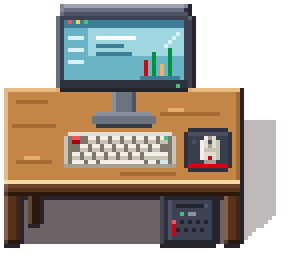
#> input picture pixel-art/sprites/desk/desk_front.png, 74 x 64 px, found by its file name (shown 4 times larger)
$ python plants.py
#> lines starting #> are read from the running program, lines starting #| are printed output that depends on the picture
### skill-pack/pixel-art-2d-office/scripts/kit.py
"""Shared sprite kit for the Gastron virtual office — 32px grid, top-down 3/4 view (not isometric).

Style contract (every sprite follows this):
  * camera looks down at ~3/4: objects show a lit TOP face and a darker FRONT face
  * light comes from the top-left; 1px dark outline (OL) around every silhouette
  * v2 (after ko.dll): dark outline only on the shade side; long sheared cast shadow to the right
  * 4-step colour ramps: [highlight, base, shade, deep]
"""
from pathlib import Path

import numpy as np
from PIL import Image

GRID = 32

# ------------------------------------------------------------- palette ----
OL = "#2b2230"
SHADOW = (40, 24, 30)
WOOD = ["#e2ad6c", "#c38646", "#a46a36", "#7a4a26"]          # desk top (lit plane, kept bright)
LIP = "#f6d8a4"                                              # cream highlight on the edge that faces the light
WOOD_F = ["#6e4226", "#58331c", "#432514", "#2c170b"]        # front faces: much darker than the top
METAL = ["#8a919e", "#6b7280", "#4f5562", "#363a44"]
PLASTIC = ["#4e5466", "#3d4252", "#2e323e", "#22252e"]       # monitor bezel, chair
FABRIC = ["#5a6072", "#474c5c", "#383c49", "#2a2d37"]        # chair cushion
SCREEN = ["#d7f1f6", "#9fd6e0", "#6ab4c8", "#3d7f98"]
KEY = ["#f2efe8", "#e2ddd2", "#c9c3b6", "#a8a193"]
RED = ["#ff4d5a", "#D70010", "#a8000c", "#78000a"]           # Gastron CI red
GREEN = ["#3fc47a", "#009143", "#006e33", "#004d24"]          # Gastron CI green
FLOOR = ["#d6bb90", "#ccb087", "#c3a67c", "#a98c64"]         # preview background only


def hx(c):
    return c if isinstance(c, tuple) else tuple(int(c[i:i + 2], 16) for i in (1, 3, 5))


class Sprite:
    """Transparent pixel canvas with helpers. Draw, then .finish() adds outline + shadow."""

    def __init__(self, w, h):
        self.w, self.h = w, h
        self.a = np.zeros((h, w, 4), np.uint8)
        self.casts = []                                           # floor footprints that throw shadow

    def cast(self, x0, y0, x1, y1, height):
        """Register a floor footprint (screen rect where the object meets the floor) and the
        object's height above it. finish() sweeps it toward the upper-right (light from the
        front-left) — so a long desk throws a long shadow along its whole depth."""
        self.casts.append((x0, y0, x1, y1, height))

    # ---- primitives
    def px(self, x, y, c):
        if 0 <= x < self.w and 0 <= y < self.h:
            self.a[int(y), int(x)] = list(hx(c)[:3]) + [255]

    def rect(self, x0, y0, x1, y1, c):
        """Filled rect, x1/y1 exclusive."""
        x0, y0, x1, y1 = max(0, x0), max(0, y0), min(self.w, x1), min(self.h, y1)
        if x1 > x0 and y1 > y0:
            self.a[y0:y1, x0:x1] = list(hx(c)[:3]) + [255]

    def hline(self, x0, x1, y, c):
        self.rect(x0, y, x1, y + 1, c)

    def vline(self, x, y0, y1, c):
        self.rect(x, y0, x + 1, y1, c)

    # [8 lines left out: function rrect, not called in this run]

    def disc(self, cx, cy, rx, ry, c):
        for y in range(int(cy - ry), int(cy + ry) + 1):
            for x in range(int(cx - rx), int(cx + rx) + 1):
                if ((x - cx) / rx) ** 2 + ((y - cy) / ry) ** 2 <= 1:
                    self.px(x, y, c)

    # [16 lines left out: function paste, not called in this run]

    # ---- finishing
    def finish(self, outline=True, shadow=True, shear=0.6, max_shift=14, rim=0.16, full_outline=False):
        """v2 finishing pass (style study of ko.dll's desk):
        * SELECTIVE OUTLINE — dark OL only on the bottom / right edges (the shade side);
          the top / left edges facing the light get no dark line, just a lightened rim pixel.
        * LONG CAST SHADOW — the silhouette sheared to the right in proportion to its height
          above the floor line (light from the upper-left), flat semi-transparent colour.
          The canvas grows to the right by up to `max_shift` px to hold it; the object itself
          keeps its position, so anchor sprites by their top-left / object bottom as before.
        """
        m = self.a[..., 3] == 255
        if outline:
            up = np.zeros_like(m); up[1:, :] = m[:-1, :]          # inside pixel directly above
            dn = np.zeros_like(m); dn[:-1, :] = m[1:, :]          # inside pixel directly below
            lf = np.zeros_like(m); lf[:, 1:] = m[:, :-1]
            rt = np.zeros_like(m); rt[:, :-1] = m[:, 1:]
            ring = (up | dn | lf | rt) & ~m
            lit_side = ring & (dn | rt) & ~(up | lf)              # sits above / left of the shape
            if rim:                                               # brighten the shape's lit edge instead
                edge = m & (~np.roll(m, 1, 0) | ~np.roll(m, 1, 1))
                edge[0, :] |= m[0, :]
                edge[:, 0] |= m[:, 0]
                rgb = self.a[edge, :3].astype(float)
                self.a[edge, :3] = (rgb + (255 - rgb) * rim).astype(np.uint8)
            self.a[ring if full_outline else ring & ~lit_side] = list(hx(OL)) + [255]
            m = self.a[..., 3] == 255
        if shadow and self.casts:
            kx, ky = shear, shear * 0.75
            pad = int(max(h for *_, h in self.casts) * kx) + 1
            big = np.zeros((self.h, self.w + pad, 4), np.uint8)
            big[:, :self.w] = self.a
            sh = np.zeros(big.shape[:2], bool)
            for x0, y0, x1, y1, hgt in self.casts:
                for t in range(hgt + 1):                          # sweep the footprint up to the object's height
                    dx, dy = int(round(t * kx)), int(round(t * ky))
                    ya, yb = max(0, y0 - dy), max(0, y1 - dy)
                    sh[ya:yb, max(0, x0 + dx):x1 + dx] = True
            sh &= big[..., 3] == 0
            big[sh] = list(SHADOW) + [int(255 * 0.30)]
            self.a, self.w = big, self.w + pad
        elif shadow:
            rows = np.where(m.any(axis=1))[0]
            floor = rows.max() if len(rows) else self.h - 1
            pad = max_shift
            big = np.zeros((self.h, self.w + pad, 4), np.uint8)
            big[:, :self.w] = self.a
            mb = np.zeros((self.h, self.w + pad), bool)
            mb[:, :self.w] = m
            sh = np.zeros_like(mb)
            for y in range(self.h):
                k = int(round((floor - y) * shear))
                if k > max_shift:                                 # tall parts (monitor, bottle) would
                    continue                                      # throw shadow onto thin air: cut it off
                if k > 0:
                    sh[y, k:] = mb[y, :-k]
                elif k == 0:
                    sh[y] = mb[y]
            sh &= big[..., 3] == 0
            big[sh] = list(SHADOW) + [int(255 * 0.30)]
            self.a, self.w = big, self.w + pad
        return self

    # [8 lines left out: function wall_shadow, not called in this run]

    def image(self):
        return Image.fromarray(self.a, "RGBA")

    # [4 lines left out: function save, not called in this run]


def floor_bg(w, h):
    """Wood-plank floor tile used only behind previews, so the sprite is judged in context."""
    bg = np.zeros((h, w, 4), np.uint8)
    for row, y in enumerate(range(0, h, 8)):
        x = -((row * 13) % 24)
        while x < w:
            ln = 24 + ((x * 7 + row * 11) % 3) * 8
            c = hx(FLOOR[(x + row) % 3])
            bg[y:y + 7, max(0, x):max(0, min(w, x + ln - 1))] = list(c) + [255]
            bg[y:y + 7, max(0, min(w, x + ln - 1)):max(0, min(w, x + ln))] = list(hx(FLOOR[3])) + [255]
            x += ln
        bg[min(h, y + 7):min(h, y + 8), :] = list(hx(FLOOR[3])) + [255]
    return Image.fromarray(bg, "RGBA")


def preview(img, out, scale=8, grid=True):
    """Sprite on floor + transparent checker side by side, scaled up, with a faint 32px grid."""
    w, h = img.size
    pad = 8
    sheet = Image.new("RGBA", (w * 2 + pad * 3, h + pad * 2), (38, 36, 48, 255))
    fl = floor_bg(w, h)
    fl.alpha_composite(img)
    sheet.paste(fl, (pad, pad))
    chk = Image.new("RGBA", (w, h))
    for y in range(h):
        for x in range(w):
            chk.putpixel((x, y), (205, 205, 210, 255) if (x // 4 + y // 4) % 2 else (230, 230, 235, 255))
    chk.alpha_composite(img)
    sheet.paste(chk, (w + pad * 2, pad))
    big = sheet.resize((sheet.width * scale, sheet.height * scale), Image.NEAREST)
    if grid:
        g = np.array(big).astype(float)
        line = lambda sl: g.__setitem__(sl, g[sl] * 0.7 + 255 * 0.3)
        for ox in (pad, w + pad * 2):
            for k in range(0, w + 1, GRID):
                X = (ox + k) * scale
                if X < g.shape[1]:
                    line((slice(pad * scale, (pad + h) * scale), X, slice(0, 3)))
            for k in range(0, h + 1, GRID):
                Y = (pad + k) * scale
                if Y < g.shape[0]:
                    line((Y, slice(ox * scale, (ox + w) * scale), slice(0, 3)))
        big = Image.fromarray(g.astype(np.uint8), "RGBA")
    big.convert("RGB").save(out)

### skill-pack/pixel-art-2d-office/scripts/plants.py
"""Sprite 06 — potted plants, 3 kinds. Same steep top-down camera (pots show an elliptical rim + soil).
Plants look the same from every side, so each kind is a single sprite (no 4-direction set).

  plant_big.png      32x48  floor plant: leafy canopy over a white ceramic pot with a Gastron-red band
  plant_snake.png    32x48  snake plant: upright striped blades in a terracotta pot
  plant_desk.png     16x20  small succulent rosette for desks / shelves / the meeting table
Anchor by the bottom-centre of the pot.
Outputs in ./plants/: the PNGs + plants-preview.png (with the desk for scale)
"""
import math
from pathlib import Path

from PIL import Image

from kit import KEY, RED, Sprite, preview

OUT = Path(__file__).parent / "plants"
OUT.mkdir(exist_ok=True)

LEAF = ["#a6dc72", "#78bf55", "#549f42", "#3a7f35", "#265c27"]
TERRA = ["#e09a6a", "#c97a4a", "#a65e38", "#7e4428"]
SOIL = ["#6a4a30", "#4a3220"]


def leaf(s, cx, cy, ang, length, width, light=0):
    """Pointed leaf from (cx, cy) along `ang` (radians, 0 = right, y squashed x0.8 for the camera).
    Upper/left half lit, lower/right half shaded, darker rim, pale midrib. light shifts the ramp."""
    dx, dy = math.cos(ang), math.sin(ang) * 0.8
    nx, ny = -dy, dx
    r = int(length + width) + 2
    for y in range(int(cy) - r, int(cy) + r + 1):
        for x in range(int(cx) - r, int(cx) + r + 1):
            px_, py_ = x - cx, y - cy
            u = (px_ * dx + py_ * dy) / (dx * dx + dy * dy)          # along the leaf, 0..length
            v = px_ * nx + py_ * ny                                   # across
            if u < 0 or u > length:
                continue
            half = width * math.sin(math.pi * min(1, u / length)) ** 0.8 / 2
            if abs(v) > half:
                continue
            edge = abs(v) > half - 1
            lit_side = (v * (nx + ny)) < 0                            # side facing the top-left light
            i = 1 if lit_side else 2
            if edge:
                i = 3
            i = max(0, min(4, i - light))
            c = LEAF[i]
            if abs(v) < 0.5 and 1 < u < length - 1:
                c = LEAF[max(0, i - 1)]                               # midrib
            s.px(x, y, c)


def pot(s, cx, top, rx, h, ramp, band=None):
    """Cylindrical pot seen from above: tapered body (lit left, dark right), rim ellipse, soil."""
#> called with cx = 16, top = 34, rx = 8, h = 12
    ry = rx * 0.45
    for y in range(int(top), int(top + h)):
        t = (y - top) / h
        w = rx - t * 1.5
        x0, x1 = int(round(cx - w)), int(round(cx + w))
        s.hline(x0, x1, y, ramp[1])
        s.hline(x0, x0 + 2, y, ramp[0])
        s.hline(x1 - 3, x1, y, ramp[2])
    s.hline(int(cx - rx + 2), int(cx + rx - 2), int(top + h) - 1, ramp[3])
    if band:
        for y in (int(top + 3), int(top + 4)):
            w = rx - (y - top) / h * 1.5
            s.hline(int(round(cx - w)), int(round(cx + w)), y, band[1] if y == int(top + 3) else band[2])
    s.disc(cx - 0.5, top, rx, ry, ramp[0])                           # rim
    s.disc(cx - 0.5, top + 0.3, rx - 1.5, ry - 1, SOIL[0])           # soil
    s.disc(cx + 0.5, top + 0.8, rx - 3, max(1, ry - 1.8), SOIL[1])


# ================================================================== big ===
def draw_big():
    s = Sprite(32, 48)
    pot(s, 16, 34, 8, 12, KEY, RED)
    cx, cy = 16, 25
    # back leaves first (pointing up / away), then sides, then the ones leaning toward us
    for ang, ln, wd, lt in ((-1.57, 15, 8, -1), (-2.3, 14, 7, -1), (-0.85, 14, 7, -1),
                            (-2.9, 13, 7, 0), (-0.25, 13, 7, 0), (3.0, 12, 6, 0), (0.15, 12, 6, 0),
                            (-1.9, 11, 7, 1), (-1.2, 11, 7, 1)):
        leaf(s, cx, cy, ang, ln, wd, lt)
    for ang, ln, wd in ((2.4, 10, 6), (0.75, 10, 6), (1.57, 9, 6)):  # front leaves drape over the pot rim
        leaf(s, cx, cy + 2, ang, ln, wd, 1)
    s.disc(cx, cy, 2.5, 2, LEAF[3])                                  # crown
    s.cast(8, 38, 24, 46, 18)
    return s.finish()


# ================================================================ snake ===
def blade(s, x, base, h, w, lean):
    """Upright sword leaf with lighter cross-bands and a yellow margin."""
    for k in range(h):
        y = base - k
        t = k / h
        hw = w * (1 - t ** 1.6) / 2
        xc = x + lean * t * t * 3
        x0, x1 = int(round(xc - hw)), int(round(xc + hw))
        if x1 <= x0:
            x1 = x0 + 1
        s.hline(x0, x1, y, LEAF[3] if (k // 3) % 2 else LEAF[2])
        if x1 - x0 >= 3:
            s.px(x0, y, "#d8c84a")                                   # yellow margins
            s.px(x1 - 1, y, "#b8a63a")
        if k % 6 == 1 and x1 - x0 >= 3:
            s.hline(x0 + 1, x1 - 1, y, LEAF[1])                      # pale banding


def draw_snake():
    s = Sprite(32, 48)
    pot(s, 16, 34, 8, 12, TERRA)
    for x, h, w, lean in ((11, 22, 4, -1), (20, 24, 4, 1), (14, 30, 5, -0.3), (18, 27, 5, 0.4),
                          (16, 33, 5, 0), (12, 18, 4, -1.4), (21, 19, 4, 1.4)):
        blade(s, x, 35, h, w, lean)
    s.cast(8, 38, 24, 46, 22)
    return s.finish()


# ================================================================= desk ===
def draw_desk_plant():
    s = Sprite(16, 20)
    pot(s, 8, 13, 4.5, 6, TERRA)
    cx, cy = 8, 9
    for i in range(8):                                               # outer ring of fat leaves
        leaf(s, cx, cy, i * math.pi / 4 + 0.2, 5, 4, 0 if i < 4 else 1)
    for i in range(5):                                               # inner ring, lighter
        leaf(s, cx, cy, i * 2 * math.pi / 5, 3, 3, 1)
    s.px(cx, cy, LEAF[0])
    s.cast(4, 15, 12, 19, 6)
    return s.finish()


if __name__ == "__main__":
    big, snake, small = draw_big(), draw_snake(), draw_desk_plant()
    big.image().save(OUT / "plant_big.png")
    snake.image().save(OUT / "plant_snake.png")
    small.image().save(OUT / "plant_desk.png")
    desk = Image.open(Path(__file__).parent / "desk" / "desk_front.png").copy()
#> desk is the input picture: PIL image 74x64 RGBA; mean R, G, B, A 82.5, 72.5, 62.9, 163.7
    desk.alpha_composite(small.image(), (3, 18))                     # succulent on the desk corner
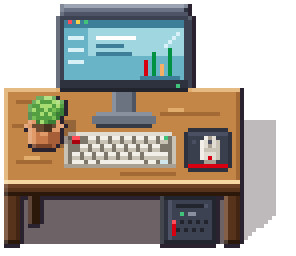
#> desk: PIL image 74x64 RGBA (shown 4 times larger); mean R, G, B, A 80.5, 72.2, 63, 163.7; transparent parts drawn white
    items = [big.image(), snake.image(), small.image(), desk]
    gap = 8
    h = max(i.height for i in items)
#> h = 64
    sheet = Image.new("RGBA", (sum(i.width for i in items) + gap * 3, h), (0, 0, 0, 0))
#> sheet: PIL image 207x64 RGBA; every value is 0
    x = 0
    for im in items:
        sheet.alpha_composite(im, (x, h - im.height))
        x += im.width + gap
#> this loop made 4 passes
#> x on passes 1 to 4: 51, 105, 133, 215
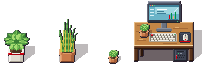
#> sheet: PIL image 207x64 RGBA; mean R, G, B, A 42, 39.9, 31.2, 84.8; transparent parts drawn white
#> after the loop, x = 215
    preview(sheet, OUT / "plants-preview.png", 8, grid=False)
#> after the loop in floor_bg, `for row, y in enumerate(range(0, h, 8)):`:
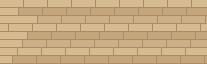
#> bg: shape (64, 207, 4); mean of channels 0, 1, 2, 3 199.6, 171.5, 129.7, 255; drawn as R, G, B
#> in preview, `fl.alpha_composite(img)`:
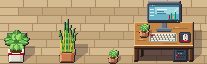
#> fl: PIL image 207x64 RGBA; mean R, G, B, A 173.7, 153.5, 116.6, 255
#> in preview, `sheet.paste(fl, (pad, pad))`:
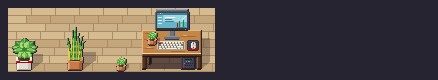
#> sheet: PIL image 438x80 RGBA; mean R, G, B, A 89.3, 80.4, 73.9, 255
#> after the loop in preview, `for y in range(h):`:
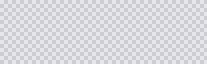
#> chk: PIL image 207x64 RGBA; mean R, G, B, A 217.5, 217.5, 222.5, 255
#> in preview, `big = sheet.resize((sheet.width * scale, sheet.height * scale), Image...`:
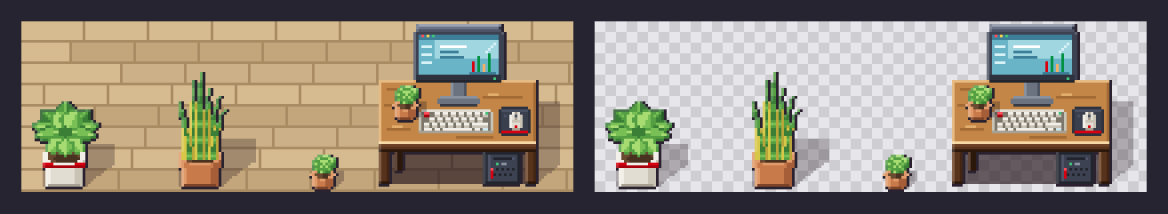
#> big: PIL image 3504x640 RGBA (shown at 1/3 size); mean R, G, B, A 145.1, 136.4, 123.3, 255
    print("ok")
